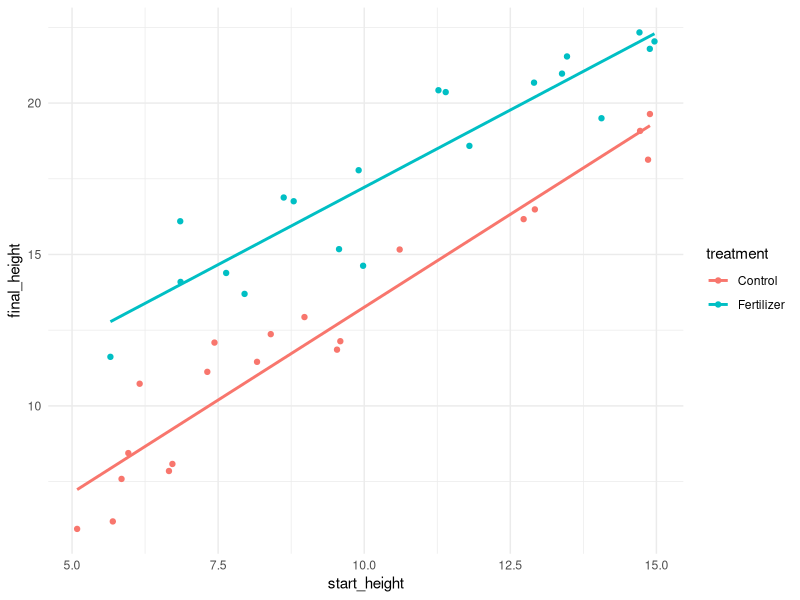

This figure's R source:
## ---- chunk 1
#| label: setup
library(tidyverse)
library(broom)
data(trees)
## ---- chunk 2
m1 <- lm(Volume ~ Girth + Height, data = trees)
summary(m1)
## ---- chunk 3
tidy(m1, conf.int = TRUE)
## ---- chunk 4
set.seed(7)
n <- 40
ancova_data <- tibble(
  treatment = rep(c("Control", "Fertilizer"), each = n / 2),
  start_height = runif(n, 5, 15),
  final_height = 2 + 1.1 * start_height +
    ifelse(treatment == "Fertilizer", 4, 0) +
    rnorm(n, 0, 1.5)
)
## ---- chunk 5
#| label: fig-ancova
#| fig-cap: "Final height vs. starting height, by treatment"
ggplot(ancova_data, aes(start_height, final_height, color = treatment)) +
  geom_point() +
  geom_smooth(method = "lm", se = FALSE) +
  theme_minimal()
## ---- chunk 6
m_ancova <- lm(final_height ~ start_height + treatment, data = ancova_data)
summary(m_ancova)
## ---- chunk 7
m_interaction <- lm(final_height ~ start_height * treatment, data = ancova_data)
anova(m_ancova, m_interaction)
